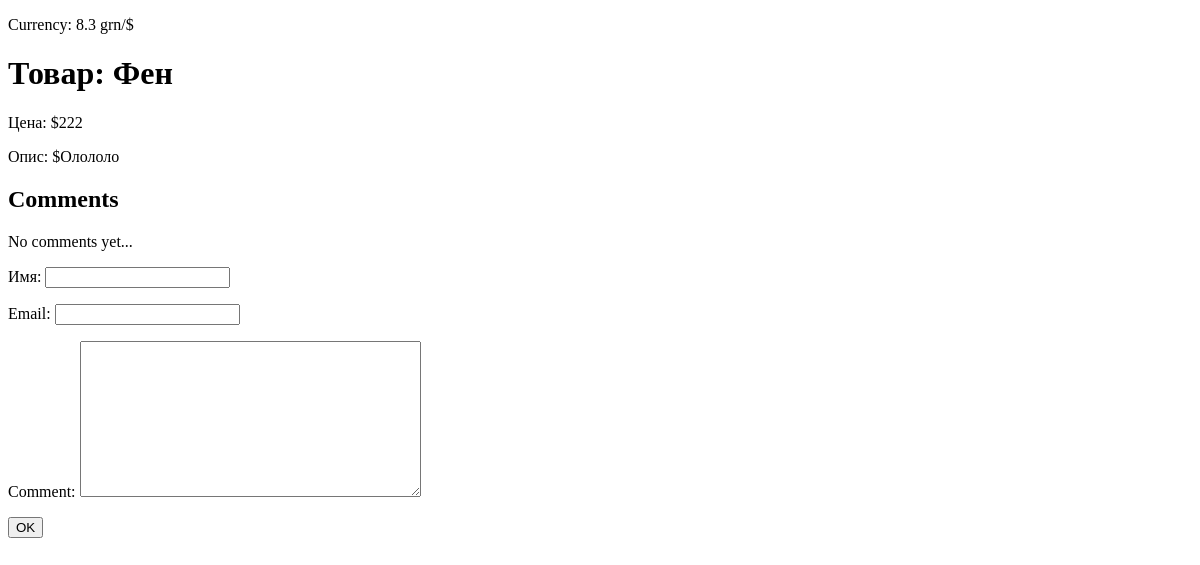
The app's page /products/detail/2, older data.
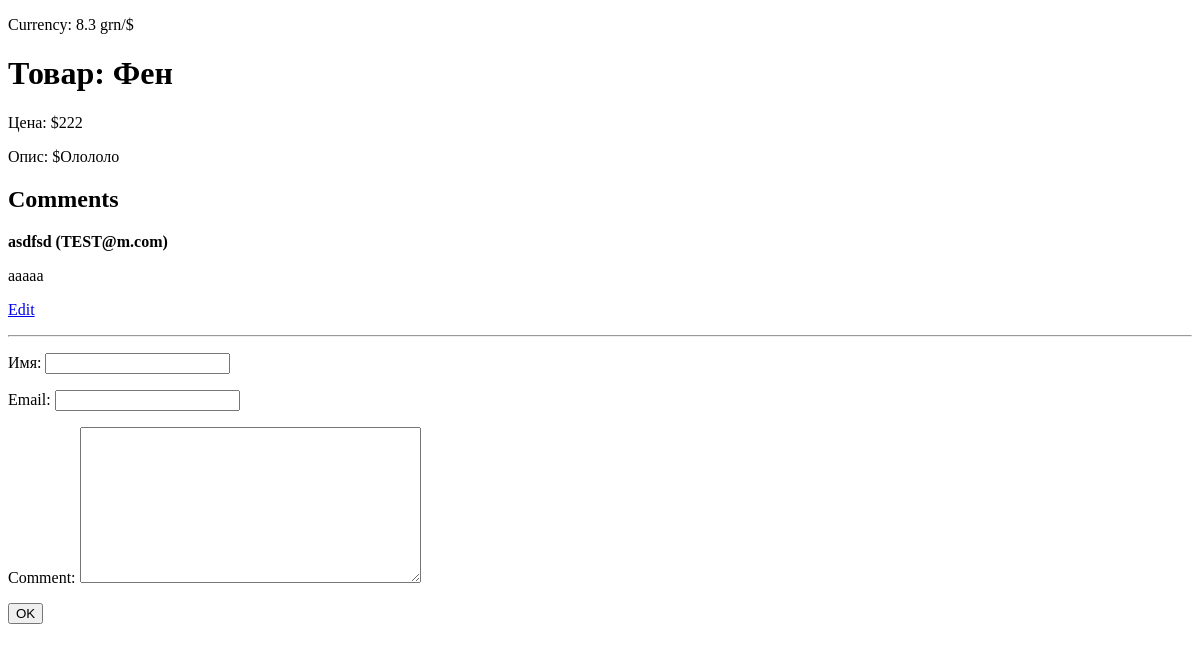
The same page, newer data.
### products/models.py (models this page shows)
class Comment(models.Model):
    name = models.CharField("Имя", max_length=25)
    email = models.EmailField('Email')
    comment = models.TextField()
    product = models.ForeignKey(Product)

### products/views.py (the view, shortened to what this page needs)
# urls.py: url(r'^detail/(?P<product_id>\d+)', detail),
def detail(request, product_id):
    product = get_object_or_404(Product, pk=int(product_id))
    comments = Comment.objects.filter(product=product)
    form = CommentForm()
    return render(request, 'detail.html', {
        'product': product,
        'form': form,
        'comments': comments,
        'messages': messages.get_messages(request)
    })

### products/forms.py (shortened to what this page needs)
class CommentForm(forms.Form):
    name = forms.CharField(label='Имя')
    email = forms.EmailField(label='Email')
    comment = forms.CharField(widget=forms.Textarea)

### products/context_proccessor.py (called while the page is built)
def get_rate(request):
    return {'rate' : 8.3 }

### products/templates/detail.html (shortened to what this page needs)
{% extends 'index.html' %}
{% block content %}
<h1>Товар: {{product.name}} </h1>
<p>Цена: ${{product.price}}</p>
<p>Опис: ${{product.desc}}</p>
<h2>Comments</h2>
<p>
    {% for comment in comments %}
    <p><b>{{comment.name}} ({{comment.email}})</b><p>
    <p>{{comment.comment}}<p>
    <p><a href="/products/edit/{{comment.id}}">Edit</a></p>
 <hr>
    {% empty %}
    No comments yet...
    {% endfor %}
</p>
<form method="post">
{{ form.as_p }}
    <input type="submit" value="OK">
</form>
{% endblock %}

Row changes from the older to the newer data that the page shows:
added Comment: name "asdfsd", email "TEST@m.com", comment "aaaaa"
Text that changed along with them:
text no longer shown: "No comments yet..."
